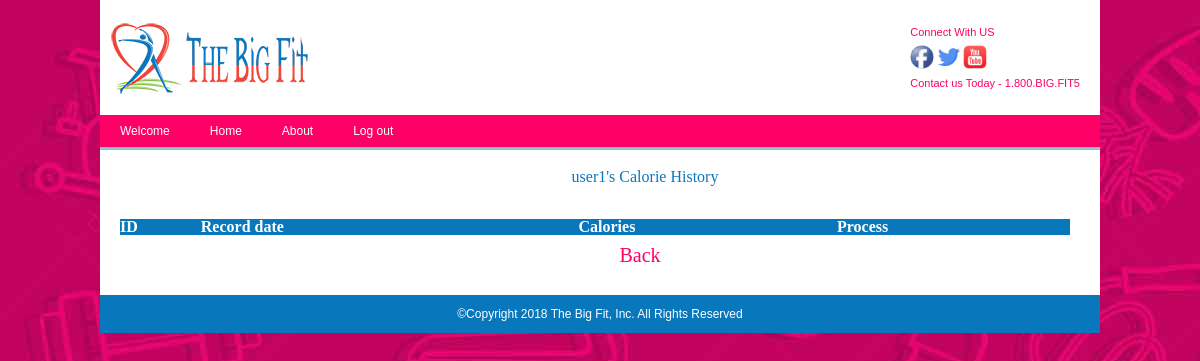
Page /caloriehistory/ (signed in) on the earlier database version.
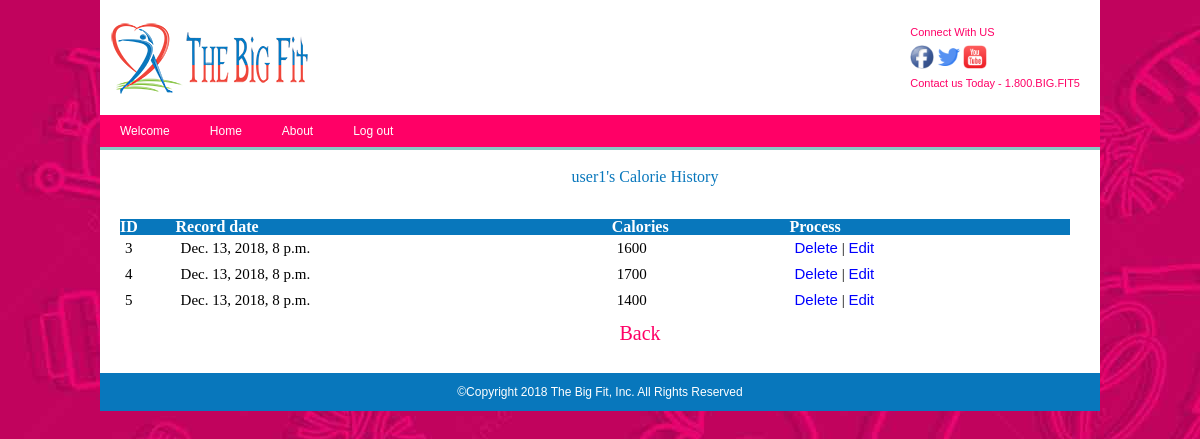
Same page on the later database version.
### Bigfit/models.py (models this page shows, shortened)
class User(AbstractUser):
    SEX_CHOICES = [('M', 'Male'), ('F', 'Female')]
    target_weight = models.PositiveSmallIntegerField(validators=[MaxValueValidator(999)], null=True)
    feet = models.PositiveSmallIntegerField(validators=[MaxValueValidator(9)], null=True)
    inches = models.PositiveSmallIntegerField(validators=[MaxValueValidator(11)], null=True)
    date_of_birth = models.DateField(null=True)
    gender = models.CharField(choices=SEX_CHOICES, max_length=1, null=True)
    zip_code = models.CharField(max_length=5, null=True)
    phone = models.CharField(max_length=10, null=True)
    class Meta:
        ordering = ['last_name', 'first_name', 'id']

class CalorieTracker(models.Model):
    user = models.ForeignKey('User', blank=True, null=True, on_delete=models.CASCADE)
    record_date = models.DateTimeField(auto_now_add=True)
    calories = models.PositiveSmallIntegerField(validators=[MaxValueValidator(99999)])
    insert_date = models.DateTimeField(auto_now_add=True)
    update_date = models.DateTimeField(auto_now=True)
    class Meta:
        ordering = ['user', 'record_date']

### Bigfit/views.py (the view)
# urls.py: path('caloriehistory/', views.caloriehistory),
def caloriehistory(request):
    current_id = request.user.id
    weight_tracker_list_obj = models.CalorieTracker.objects.filter(user_id=current_id)
    return render(request, 'caloriehistory.html', {'li': weight_tracker_list_obj})

### templates/caloriehistory.html (shortened to what this page needs)
{% extends 'base.html' %}
{% block content %}
    <div id = "content">
    <p>{{ request.session.user_name }}'s Calorie History </p>
</div>
        <table border="1">
            <tr>
                <th>ID</th>
                <th>Record date</th>
                <th>Calories</th>
                <th>Process</th>
            </tr>
            {% for item in li %}
            <tr>
                <td>{{ item.id }}
                <td>{{ item.record_date }}</td>
                <td>{{ item.calories }}</td>
                <td>
                    <a href="/deletecalorie?nid={{ item.id }}">Delete</a>
                    |
                    <a href="/editcalorie?nid={{ item.id }}">Edit</a>
                </td>
            </tr>
            {% endfor %}
        </table>
        <ul>
         <li><a href="/index/">Back</a></li>
    </ul>
{% endblock %}

### templates/base.html (shortened to what this page needs)
{% load static %}
<html lang="en-US">
    <head>
        <link rel="stylesheet" id="bigfit-style-css" href="{% static 'styles.css' %}" type="text/css" media="screen">
    </head>
    <body class="wide">
        <div id="wrapper">
		    <div id="top">
			    <div id="logo">
				    <img src="{% static 'images/bit_fit_logo-smallest.png' %}"/>
			    </div>
			    <div id="social-media">
				    <p>Connect With US</p>
				    <ul>
					    <li><a href="https://www.facebook.com/"><img src="{% static 'images/fb.png' %}"/></a></li>
					    <li><a href="https://twitter.com/"><img src="{% static 'images/twitter.png' %}"/></a></li>
					    <li><a href="https://youtube.com/"><img src="{% static 'images/youtube.png' %}"/></a></li>
				    </ul>
				    <p>Contact us Today - 1.800.BIG.FIT5 </p>
			    </div>
		    </div>
		    <div id="topnav">
			    <ul>
                        {% if request.session.is_login %}
                            <li><a href="{% url 'home' %}">Welcome</a></li>
                            <li><a href="/index/">Home</a></li>
                            <li><a href="{% url 'about' %}">About</a></li>
                            <li><a href="{% url 'logout' %}">Log out</a></li>
                        {% else %}
                            <li><a href="{% url 'home' %}">Welcome</a></li>
                            <li><a href="/index/">Sign In/Sign Up</a></li>
                            <li><a href="{% url 'about' %}">About</a></li>
                        {% endif %}
			    </ul>
		    </div>
            <div id="content">
                {% block content %}
                {% endblock %}
            </div>
            <div id="footer">
			        <p>&copy;Copyright 2018 The Big Fit, Inc. All Rights Reserved </p>
            </div>
        </div>
    </body>
</html>

### static/styles.css (style rules this page uses)
﻿ html, body { margin: 0; padding: 0; border:0; background: transparent; font-size:10px; }
div, span, article, aside, footer, header, hgroup, nav, section, h1, h2, h3, h4, h5, h6, p, blockquote, a, ol, ul, li, table, tr, th, td, tbody, tfoot, thead { margin:0; padding:0; border:0; vertical-align: baseline; background:transparent; }
img { margin:0; padding:0; border:0; }
table { border-collapse: collapse; border-spacing:0; }
h1, h2, h3, h4, h5, h6, p, li, blockquote, td, th, a, caption, em, strong, strike { font-family: Arial, Helvetica, sans-serif; font-size:100%; font-weight: normal; font-style:normal; line-height: 100%; text-indent:0; text-decoration:none; text-align: left; color: #000; }
ol, ul { list-style: none; }
body { background-color:#EA0071 }
p { color: #000; font-size:12px; line-height:150% }
a:link { color: #00f; }
ul li { color:#000; font-size:12px; }
table { width:95%; }
th { font-weight:bold; }
thead,th { background: #ccc; }
#wrapper { width:1000px; height:auto; margin:0px auto; background-color:white; }
#top { background-color:white; width:100%; padding:20px 0px; overflow:hidden; }
#logo { margin:0 0 0 10px; float:left; }
#social-media { float:right; margin:0 10px 0 0; }
#social-media p { color:#FF0066; font-size:11px; margin: 4px 10px 4px 0px; }
#social-media img { height:24px; width:24px; }
#social-media ul li { display:inline; }
#topnav { background-color:#FF0066; clear:both; }
#topnav ul { width:100%; float:left; margin:0; background-color:#ff0066; border-bottom:3px #87CAC4 solid; }
#topnav ul li { display:inline; }
#topnav ul li a { float:left; padding: 10px 20px; }
#topnav a:link { color:white; }
#content { width:100%; height:auto; padding:20px; }
#content p { font-size:16px; font-family:"Arial Rounded MT Bold" ; color:#0877BC; padding:10px; margin-left:10px; text-align:center; }
#content li { padding:10px; text-align:center; font-size:20px; font-family:"Arial Rounded MT Bold" }
#content ul li a { font-size:20px; font-family:"Arial Rounded MT Bold"; color:#ff0066; margin-left:40px; text-align:center; }
#content ul li a:link { font-size:20px; font-family:"Arial Rounded MT Bold"; color:#ff0066; }
#content table { width:95%; }
#content th { font-weight:bold; font-family: "Arial Rounded MT Bold"; color:#ffffff; }
#content thead,th { background:#0877BC; }
#content td { padding:5px 5px; font-family: "Arial Rounded MT Bold"; font-size:15px; }
#footer { clear:both; background-color:#0877BC; padding:10px 0; }
#footer p { text-align:center; color:white; }

Differences in the rows shown:
added CalorieTracker: id "3", record_date "Dec. 13, 2018, 8 p.m.", calories "1600"
added CalorieTracker: id "4", record_date "Dec. 13, 2018, 8 p.m.", calories "1700"
added CalorieTracker: id "5", record_date "Dec. 13, 2018, 8 p.m.", calories "1400"
